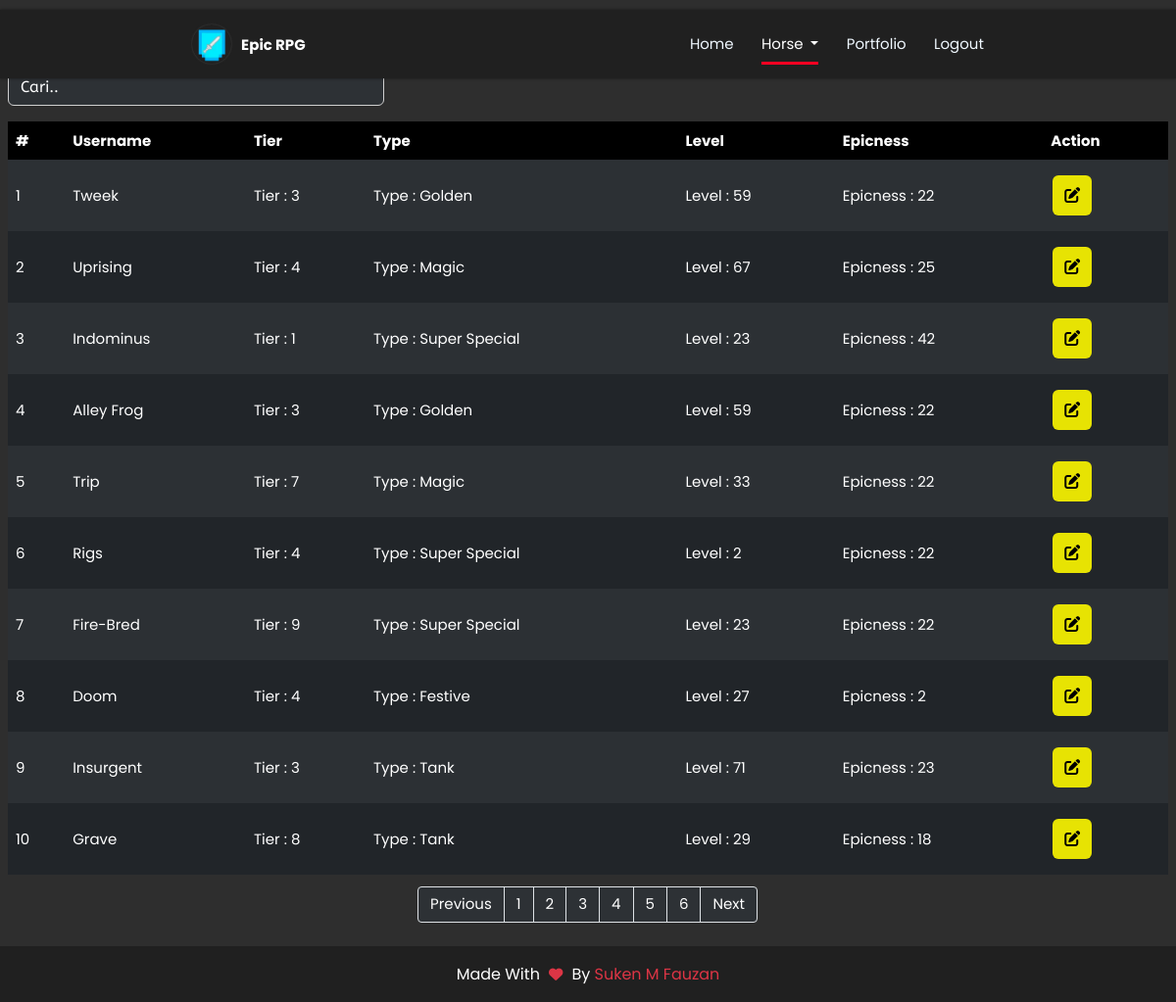
Screenshot of /php/horse/horse.php (signed in) with the database file from the repository.
### tables this page shows
CREATE TABLE `player` (
  `id_player` int(11) NOT NULL,
  `username` varchar(255) NOT NULL,
  `id_profile` int(11) NOT NULL,
  `id_inventory` int(11) NOT NULL,
  `id_bank` int(11) NOT NULL,
  `id_professions` int(11) NOT NULL,
  `id_horse` int(11) NOT NULL,
  `id_quest` int(11) NOT NULL,
  `id_achievements` int(11) NOT NULL
);

CREATE TABLE `horse` (
  `id_horse` int(11) NOT NULL,
  `tier` int(11) NOT NULL,
  `type` varchar(25) NOT NULL,
  `level` int(11) NOT NULL,
  `epicness` int(11) NOT NULL
);

### php/functions.php (called while the page is built, shortened)
<?php
$conn = mysqli_connect('localhost', 'root', '', 'epic_rpg');
function query($sql)
{
    global $conn;
    $result = mysqli_query($conn, $sql);
    $rows = [];
    while ($row = mysqli_fetch_assoc($result)) {
        $rows[] = $row;
    }
    return $rows;
}

### php/horse/horse.php (the view, shortened to what this page needs)
<?php
require '../functions.php';
$jumlahdataperhalaman = 10;
$totaldata = count(query('SELECT * FROM horse'));
$jumlahhalaman = ceil($totaldata / $jumlahdataperhalaman);
$halaman = isset($_GET['halaman']) ? (int) $_GET['halaman'] : 1;
$Previous = $halaman - 1;
$Next = $halaman + 1;
$halamanawal =
    $halaman > 1 ? $halaman * $jumlahdataperhalaman - $jumlahdataperhalaman : 0;
$horse = $conn->query(
    'SELECT player.id_player, player.username, horse.* FROM horse, player WHERE horse.id_horse = player.id_player ORDER BY id_horse ASC LIMIT ' .
        $halamanawal .
        ', ' .
        $jumlahdataperhalaman
);
?>
<!DOCTYPE html>
<html lang="en">
<head>
    <link rel="stylesheet" href="../../assets/style/table.css" />
    <link rel="stylesheet" href="../../assets/style/balloon.css" />
    <link rel="stylesheet" href="../../assets/sweetalert/sweetalert2.min.css">
</head>
<body class="p-2 hidden">
    <nav class="navbar">
      <a href="../../index.php" class="logo">
        <img src="../../assets/img/erpg.webp" alt="logo" style="width: 40px; height: 40px" />
        <h4>Epic RPG</h4>
      </a>
      <ul>
        <li><a href="../../index.php">Home</a></li>
        <li class="nav-item dropdown">
          <a class="nav-link dropdown-toggle active" href="" role="button" data-bs-toggle="dropdown" aria-expanded="false"> Horse </a>
        </li>
        <li><a href="../../Portfolio/index.php">Portfolio</a></li>
        <li>
         <?php if (isset($_SESSION['username'])) { ?>
            <a href="../logout.php">Logout</a>
          <?php } else { ?>
          <a href="php/login.php" aria-label="Login" data-balloon-pos="right" id="login-icon"><i class="fa-solid fa-right-to-bracket"></i></a>
          <?php } ?>
        </li>
      </ul>
    </nav>
    <section class="content" id="content">
        <marquee behavior="alternate" direction=""><h1>Horse User Epic RPG</h1></marquee>
        <input class="" width="30" type="search" autofocus="" placeholder="Cari.." autocomplete="off" id="keyword" name="keyword" style="margin-bottom: 1rem;">
        <?php $no = $halamanawal + 1;
?>
        <div id="container1">
            <table class="" cellpadding="15" cellspacing="0" id="data-table" class="data-table">
                <thead>
                    <tr class="">
                        <th>#</th>
                        <th>Username</th>
                        <th>Tier</th>
                        <th>Type</th>
                        <th>Level</th>
                        <th>Epicness</th>
                        <th>Action</th>
                    </tr>
                </thead>
                <?php while ($show = mysqli_fetch_array($horse)) { ?>
                        <tr id="<?= $show['id_player'] ?>">
                            <td><?= $no++ ?></td>
                            <td id="username"><?= $show['username'] ?></td>
                            <td id="tier">Tier : <?= $show['tier'] ?></td>
                            <td id="type">Type : <?= $show['type'] ?></td>
                            <td id="level">Level : <?= $show['level'] ?></td>
                            <td id="epicness">Epicness : <?= $show[
                                'epicness'
                            ] ?></td>
                            <td>
                                <button class="tbl-edit" id="tbl-edit" name="button" data-bs-toggle="modal" data-bs-target="#modalEdit"><i class="fa-sharp fa-solid fa-pen-to-square"></i></button>
                            </td>
                        </tr>
                    <?php } ?>
            </table>
        </div>
    </section>
    <div class="pagination-flex">
        <div class="pagination">
                <ul class="page-list">
                <li class="page-item">
                    <a class="page-link" <?php if ($halaman > 1) {
                        echo "href='?halaman=$Previous'";
                    } ?>>Previous</a>
                    </li>
                    <?php for ($i = 1; $i <= $jumlahhalaman; $i++): ?>
                        <li class="page-item"><a class="page-link" href="?halaman=<?= $i ?>"><?= $i ?></a></li>
                    <?php endfor; ?>
                    <li class="page-item">
                        <a  class="page-link" <?php if (
                            $halaman < $jumlahhalaman
                        ) {
                            echo "href='?halaman=$Next'";
                        } ?>>Next</a>
                    </li>
                </ul>
            </div>
    </div>
    <footer class="footer">
      <h1 class="credit">Made with <i class="fa fa-heart pulse"></i> by <a href="https://github.com/KenZundera"> Suken M Fauzan</a></h1>
    </footer>
</body>
</html>

### assets/style/table.css (style rules this page uses)
html { max-width: 200%; overflow: unset; }
html, * { margin: 0; padding: 0; box-sizing: border-box; text-transform: capitalize; text-decoration: none; outline: none; transition: all 0.3s; scroll-behavior: smooth; font-family: "Poppins", "AbeeZee", sans-serif; }
body { font-family: "Poppins", "AbeeZee", sans-serif; background-color: #2e2e2e; font-size: 15px; max-width: 100%; height: 100%; }
section.content { padding: 0 0.5rem; }
nav { background-color: #202020; display: flex; width: 100%; justify-content: space-around; padding: 10px 0; box-shadow: 0px 0px 3px rgba(0, 0, 0, 0.5); position: fixed; z-index: 100; }
a.logo { display: flex; text-decoration: none; margin-top: 5px; }
nav .logo img { border-radius: 50%; box-shadow: 0px 0px 2px #444; }
nav .logo h4 { color: white; padding-left: 10px; line-height: 41px; }
nav ul { display: flex; list-style: none; width: 25%; justify-content: space-between; line-height: 50px; }
nav ul li a { text-decoration: none; color: aliceblue; transition: 0.2s; }
nav ul li a.active { color: #ffffff; border-bottom: 0.2rem solid #ff0022; padding: 0.5rem 0; }
.dropup, .dropend, .dropdown, .dropstart, .dropup-center, .dropdown-center { position: relative; }
.dropdown-toggle { white-space: nowrap; }
.dropdown-toggle::after { display: inline-block; margin-left: 0.255em; vertical-align: 0.255em; content: ""; border-top: 0.3em solid; border-right: 0.3em solid transparent; border-bottom: 0; border-left: 0.3em solid transparent; }
table { width: 100%; color: #fff; margin-bottom: 0.75rem; }
table tr { border: 1px solid #000; }
table tr th { text-align: left; padding: 8px; height: 25px; }
table tr td { text-align: left; padding: 8px; }
#keyword { background-color: #2d3135; color: #fff; border: 1px solid rgb(207, 207, 207); border-radius: 0.375rem; padding: 6px 12px 6px 12px; width: 300px; margin: 0px 4px 0px 16px; font-size: 1rem; font-weight: normal; line-height: 1.5; transition: border-color 0.15s ease-in-out, box-shadow 0.15s ease-in-out; }
#keyword::placeholder { color: #fff; font-family: "AbeeZee"; }
.tbl-edit { background-color: #e7e303; border: none; color: rgb(0, 0, 0); padding: 8px 12px; text-align: center; text-decoration: none; display: inline-block; font-size: 16px; margin: 8px 2px; cursor: pointer; border-radius: 0.375rem; }
.pagination { display: inline-block; box-sizing: border-box; }
.page-item:first-child .page-link { margin-left: 0; border-top-left-radius: 0.25rem; border-bottom-left-radius: 0.25rem; box-sizing: border-box; }
.page-item:last-child .page-link { margin-left: 0; border-top-right-radius: 0.25rem; border-bottom-right-radius: 0.25rem; box-sizing: border-box; }
.pagination .page-list { display: flex; padding-left: 0; list-style: none; border-radius: 0.25rem; flex-direction: row; flex-wrap: nowrap; box-sizing: border-box; }
.pagination .page-list .page-link { position: relative; display: block; padding: 0.5rem 0.75rem; margin-left: -1px; line-height: 1.25; color: #ffffff; background-color: #2d3135; border: 1px solid #dee2e6; text-decoration: none; box-sizing: border-box; }
.pagination-flex { display: flex; flex-direction: row; flex-wrap: nowrap; justify-content: center; align-items: center; align-content: stretch; margin-bottom: 1.5rem; }
.footer { min-height: auto; padding: 0rem 16%; background-color: #202020; }
.footer .credit { padding: 1rem 0 1rem 0; text-align: center; font-size: 1rem; font-weight: 400; color: #fff; }
.footer .credit i { font-size: 0.9rem; }
.footer .credit a { color: #dc3545; }
.footer .fa { color: #dc3545; margin: 0 0.3rem; font-size: 1.5rem; animation: pound 0.35s infinite alternate; }

### assets/style/balloon.css (style rules this page uses)
:root { --balloon-border-radius: 2px; --balloon-color: rgba(87, 87, 87, 0.95); --balloon-text-color: #fff; --balloon-font-size: 12px; --balloon-move: 4px; }

### php/horse/horse.php (style rules this page uses)
table thead tr th { background-color: #000; color: #fff; }
table tr:nth-child(even) { background-color: #212529; }
table tr:nth-child(odd) { background-color: #2c3034; }
h1 { font-size: 2.5rem; color: #fff; font-weight: bold; margin-top: 10px; }
#keyword { margin: 0px 0px 1rem 0px; width: 24rem; }

### rows the page displays
player: username "Tweek", id_horse.tier "3", id_horse.type "Golden", id_horse.level "59", id_horse.epicness "22"
player: username "Uprising", id_horse.tier "4", id_horse.type "Magic", id_horse.level "67", id_horse.epicness "25"
player: username "Indominus", id_horse.tier "1", id_horse.type "Super Special", id_horse.level "23", id_horse.epicness "42"
player: username "Alley Frog", id_horse.tier "3", id_horse.type "Golden", id_horse.level "59", id_horse.epicness "22"
player: username "Trip", id_horse.tier "7", id_horse.type "Magic", id_horse.level "33", id_horse.epicness "22"
player: username "Rigs", id_horse.tier "4", id_horse.type "Super Special", id_horse.level "2", id_horse.epicness "22"
player: username "Fire-Bred", id_horse.tier "9", id_horse.type "Super Special", id_horse.level "23", id_horse.epicness "22"
player: username "Doom", id_horse.tier "4", id_horse.type "Festive", id_horse.level "27", id_horse.epicness "2"
player: username "Insurgent", id_horse.tier "3", id_horse.type "Tank", id_horse.level "71", id_horse.epicness "23"
player: username "Grave", id_horse.tier "8", id_horse.type "Tank", id_horse.level "29", id_horse.epicness "18"
